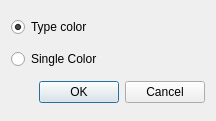
<?xml version="1.0" encoding="UTF-8"?>
<ui version="4.0">
 <class>ZSwcExportSvgDialog</class>
 <widget class="QDialog" name="ZSwcExportSvgDialog">
  <property name="geometry">
   <rect>
    <x>0</x>
    <y>0</y>
    <width>216</width>
    <height>121</height>
   </rect>
  </property>
  <property name="windowTitle">
   <string>Export to SVG</string>
  </property>
  <layout class="QVBoxLayout" name="verticalLayout">
   <item>
    <widget class="QRadioButton" name="typeColorRadioButton">
     <property name="text">
      <string>Type color</string>
     </property>
     <property name="checked">
      <bool>true</bool>
     </property>
    </widget>
   </item>
   <item>
    <layout class="QHBoxLayout" name="singleColorLayout">
     <item>
      <widget class="QRadioButton" name="singleColorRadioButton">
       <property name="text">
        <string>Single Color</string>
       </property>
      </widget>
     </item>
    </layout>
   </item>
   <item>
    <widget class="QDialogButtonBox" name="buttonBox">
     <property name="orientation">
      <enum>Qt::Horizontal</enum>
     </property>
     <property name="standardButtons">
      <set>QDialogButtonBox::Cancel|QDialogButtonBox::Ok</set>
     </property>
    </widget>
   </item>
  </layout>
 </widget>
 <resources/>
 <connections>
  <connection>
   <sender>buttonBox</sender>
   <signal>accepted()</signal>
   <receiver>ZSwcExportSvgDialog</receiver>
   <slot>accept()</slot>
   <hints>
    <hint type="sourcelabel">
     <x>248</x>
     <y>254</y>
    </hint>
    <hint type="destinationlabel">
     <x>157</x>
     <y>274</y>
    </hint>
   </hints>
  </connection>
  <connection>
   <sender>buttonBox</sender>
   <signal>rejected()</signal>
   <receiver>ZSwcExportSvgDialog</receiver>
   <slot>reject()</slot>
   <hints>
    <hint type="sourcelabel">
     <x>316</x>
     <y>260</y>
    </hint>
    <hint type="destinationlabel">
     <x>286</x>
     <y>274</y>
    </hint>
   </hints>
  </connection>
 </connections>
</ui>
